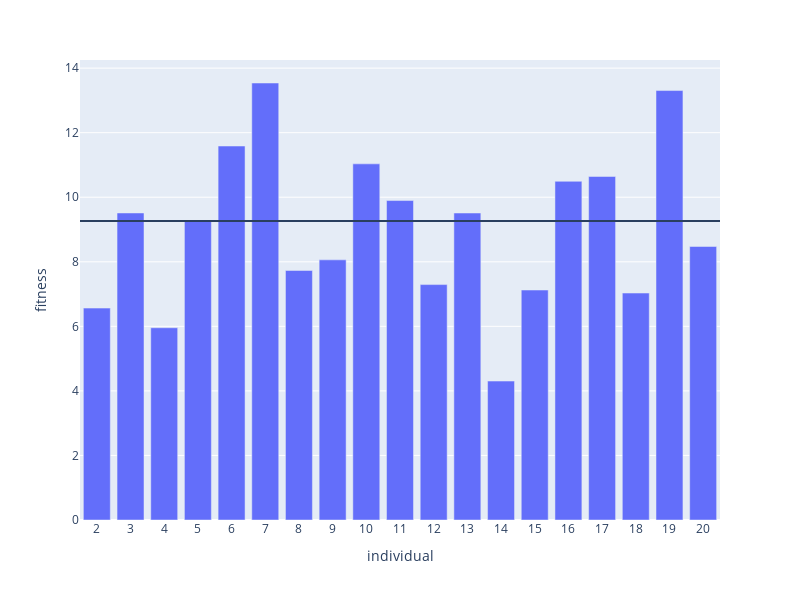

The notebook cell saved with this chart:
### Code cell
#Fitness in the initial pop

import pandas as pd
import plotly.express as px

gen = 1
dim = 8

fitness_df = pd.read_csv("../data/sphere_function_data/fitness.csv")
fitness_df = fitness_df[fitness_df.generation == gen]
fitness_df = fitness_df[fitness_df.dim == dim]
fitness_df = fitness_df[fitness_df.crossover == "UX"]
fitness_df = fitness_df[fitness_df.seed_quality == "median"]
fitness_df = fitness_df[fitness_df.percentage_of_optimal_genes == 0]
fitness_df = fitness_df[fitness_df.run_number == 0].drop(columns = ["generation", "dim", "crossover", "seed_quality", "seed_fitness", "run_number", "percentage_of_optimal_genes", "individual"])
fitness_df = fitness_df.reset_index(drop=True)
fitness_df.index = fitness_df.index + 1


fig = px.bar(
    fitness_df,
    x=fitness_df.index[1:],
    y=fitness_df.f[1:],
    width=800, height=600,
    labels={
        "y": "fitness",
        "x": "individual",
    },
    )

fig.update_layout(
    xaxis = dict(
        tickmode = 'linear',
        tick0 = 2,
        dtick = 1
    )
)
fig.add_hline(y=fitness_df.f[1])

fig.write_image("../figures/single_run_case_initial_fitness.pdf")
fig.show()

### Figure 1 — Plotly figure (JSON) as saved in the notebook; plotly's stock layout.template omitted (floating-point values rounded to 4 significant figures)
{"data": [{"alignmentgroup": "True", "hovertemplate": "individual=%{x}<br>fitness=%{y}<extra></extra>", "legendgroup": "", "marker": {"color": "#636efa", "pattern": {"shape": ""}}, "name": "", "offsetgroup": "", "orientation": "v", "showlegend": false, "textposition": "auto", "type": "bar", "x": [2, 3, 4, 5, 6, 7, 8, 9, 10, 11, 12, 13, 14, 15, 16, 17, 18, 19, 20], "xaxis": "x", "y": [6.565, 9.513, 5.956, 9.26, 11.59, 13.54, 7.731, 8.06, 11.03, 9.898, 7.294, 9.511, 4.304, 7.125, 10.49, 10.64, 7.032, 13.31, 8.474], "yaxis": "y"}], "layout": {"barmode": "relative", "height": 600, "legend": {"tracegroupgap": 0}, "margin": {"t": 60}, "shapes": [{"type": "line", "x0": 0, "x1": 1, "xref": "x domain", "y0": 9.26, "y1": 9.26, "yref": "y"}], "width": 800, "xaxis": {"anchor": "y", "domain": [0, 1], "dtick": 1, "tick0": 2, "tickmode": "linear", "title": {"text": "individual"}}, "yaxis": {"anchor": "x", "domain": [0, 1], "title": {"text": "fitness"}}}}
